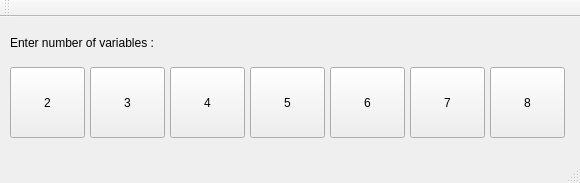
<?xml version="1.0" encoding="UTF-8"?>
<ui version="4.0">
 <class>InputNoOfVariablesWindow</class>
 <widget class="QMainWindow" name="InputNoOfVariablesWindow">
  <property name="geometry">
   <rect>
    <x>0</x>
    <y>0</y>
    <width>580</width>
    <height>183</height>
   </rect>
  </property>
  <property name="windowTitle">
   <string>InputNoOfVariablesWindow</string>
  </property>
  <widget class="QWidget" name="centralWidget">
   <widget class="QPushButton" name="pushButton_2">
    <property name="geometry">
     <rect>
      <x>10</x>
      <y>50</y>
      <width>75</width>
      <height>71</height>
     </rect>
    </property>
    <property name="styleSheet">
     <string notr="true">font: 75 20pt &quot;MS Shell Dlg 2&quot;;</string>
    </property>
    <property name="text">
     <string>2</string>
    </property>
   </widget>
   <widget class="QPushButton" name="pushButton_4">
    <property name="geometry">
     <rect>
      <x>170</x>
      <y>50</y>
      <width>75</width>
      <height>71</height>
     </rect>
    </property>
    <property name="styleSheet">
     <string notr="true">font: 75 20pt &quot;MS Shell Dlg 2&quot;;</string>
    </property>
    <property name="text">
     <string>4</string>
    </property>
   </widget>
   <widget class="QPushButton" name="pushButton_3">
    <property name="geometry">
     <rect>
      <x>90</x>
      <y>50</y>
      <width>75</width>
      <height>71</height>
     </rect>
    </property>
    <property name="styleSheet">
     <string notr="true">font: 75 20pt &quot;MS Shell Dlg 2&quot;;</string>
    </property>
    <property name="text">
     <string>3</string>
    </property>
   </widget>
   <widget class="QLabel" name="label_NOV">
    <property name="geometry">
     <rect>
      <x>10</x>
      <y>10</y>
      <width>451</width>
      <height>31</height>
     </rect>
    </property>
    <property name="styleSheet">
     <string notr="true">font: 75 20pt &quot;Verdana&quot;;
color: rgb(0, 0, 0);


</string>
    </property>
    <property name="text">
     <string>Enter number of variables : </string>
    </property>
   </widget>
   <widget class="QPushButton" name="pushButton_5">
    <property name="geometry">
     <rect>
      <x>250</x>
      <y>50</y>
      <width>75</width>
      <height>71</height>
     </rect>
    </property>
    <property name="styleSheet">
     <string notr="true">font: 75 20pt &quot;MS Shell Dlg 2&quot;;</string>
    </property>
    <property name="text">
     <string>5</string>
    </property>
   </widget>
   <widget class="QPushButton" name="pushButton_6">
    <property name="geometry">
     <rect>
      <x>330</x>
      <y>50</y>
      <width>75</width>
      <height>71</height>
     </rect>
    </property>
    <property name="styleSheet">
     <string notr="true">font: 75 20pt &quot;MS Shell Dlg 2&quot;;</string>
    </property>
    <property name="text">
     <string>6</string>
    </property>
   </widget>
   <widget class="QPushButton" name="pushButton_8">
    <property name="geometry">
     <rect>
      <x>490</x>
      <y>50</y>
      <width>75</width>
      <height>71</height>
     </rect>
    </property>
    <property name="styleSheet">
     <string notr="true">font: 75 20pt &quot;MS Shell Dlg 2&quot;;</string>
    </property>
    <property name="text">
     <string>8</string>
    </property>
   </widget>
   <widget class="QPushButton" name="pushButton_7">
    <property name="geometry">
     <rect>
      <x>410</x>
      <y>50</y>
      <width>75</width>
      <height>71</height>
     </rect>
    </property>
    <property name="styleSheet">
     <string notr="true">font: 75 20pt &quot;MS Shell Dlg 2&quot;;</string>
    </property>
    <property name="text">
     <string>7</string>
    </property>
   </widget>
  </widget>
  <widget class="QMenuBar" name="menuBar">
   <property name="geometry">
    <rect>
     <x>0</x>
     <y>0</y>
     <width>580</width>
     <height>21</height>
    </rect>
   </property>
  </widget>
  <widget class="QToolBar" name="mainToolBar">
   <attribute name="toolBarArea">
    <enum>TopToolBarArea</enum>
   </attribute>
   <attribute name="toolBarBreak">
    <bool>false</bool>
   </attribute>
  </widget>
  <widget class="QStatusBar" name="statusBar"/>
 </widget>
 <layoutdefault spacing="6" margin="11"/>
 <resources/>
 <connections/>
</ui>
